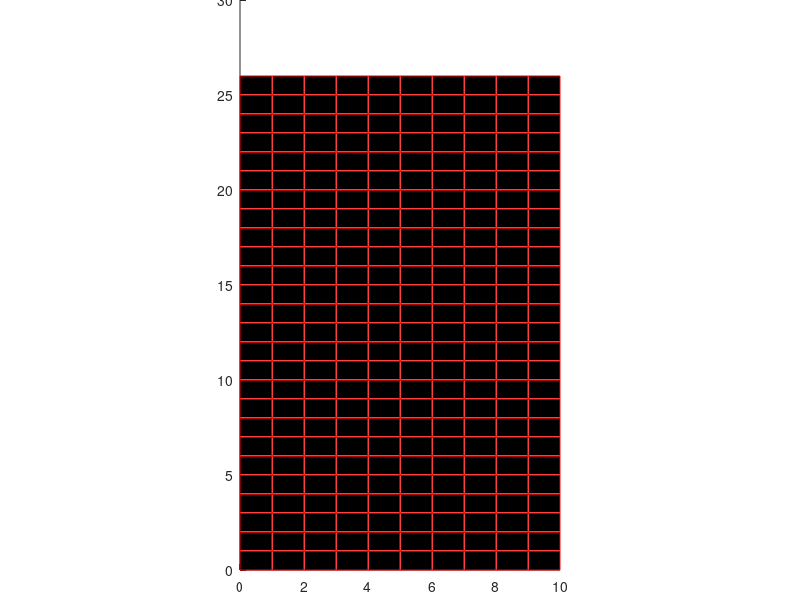

The MATLAB script that drew this image: (Note: this script raises an error after producing the figure.)
function tetris_build
global gravity
global summoning
global new_gravity
global old_gravity
global score

    tetris_figure = figure('units', 'normalized', 'outerposition', [0.3 0.05 0.5 0.95],'numbertitle','off','name','Tetris', 'menubar', 'none','Color','w','KeyPressFcn',@control,'KeyReleaseFcn',@slow_down,'CloseRequestFcn',@exit_game);
    tetris_axis = axes('units','normalized','position',[0.3 0.05 0.4 0.95]);
    board_length = 10;
    board_height = 26;
    board_area = 240;
    square_size = 1;
    score = 0;
    for i = 1:board_length
        for j = 1:board_height
            tetris_board(i,j) = rectangle('Position',[i-1 j-1 square_size square_size],'FaceColor','k','EdgeColor','r','UserData','no');
        end
    end
    for i = 1:board_length
        for j = 25:26
            tetris_board(i,j).FaceColor = tetris_figure.Color;
            tetris_board(i,j).EdgeColor = tetris_figure.Color;
        end
    end
    tetris_axis.YLim = [0 board_height];
    tetris_axis.XLim = [0 board_length];
    tetris_axis.XAxis.Visible = 'off';
    tetris_axis.YAxis.Visible = 'off';
    
    gravity = 3;
    new_gravity = 20;
    old_gravity = 3;
    shapes{1} = [4 5 5 6;26 26 25 25]; % Z shape
    shapes{2} = [4 5 5 6;25 25 26 26]; % reversed Z shape
    shapes{3} = [4 5 5 6;26 25 26 26]; % T shape
    shapes{4} = [5 5 5 5;26 25 24 23]; % line
    shapes{5} = [4 4 5 6;26 25 25 25]; % reversed L shape
    shapes{6} = [4 5 6 6;25 25 25 26]; % L shape
    shapes{7} = [5 5 6 6;25 26 25 26]; % square
    summoning = 1;
    
    while gravity > 0
        if summoning
            choosing_shape = randi(7);
% choosing_shape = 4;
            a_shape = shapes{choosing_shape};
            for k = 1:4
                tetris_board(a_shape(1,k),a_shape(2,k)).FaceColor = 'w';
                tetris_board(a_shape(1,k),a_shape(2,k)).UserData = 'yes';
            end
        end
        summoning = 0;
        fall(a_shape);
        if ~summoning
            for k = 1:4
                a_shape(2,k) = a_shape(2,k)-1;
            end
            pause(1/gravity);
        end       
    end
    
    function fall(falling_shape)
        falling_counter = 0;
        for k = 1:4
            if falling_shape(2,k)-1 ~= 0 && ~strcmp(tetris_board(falling_shape(1,k),falling_shape(2,k)-1).UserData,'ground') 
                falling_counter = falling_counter+1;
                if falling_counter == 4
                    for l = 1:4
                        if falling_shape(2,l) < 25
                            tetris_board(falling_shape(1,l),falling_shape(2,l)).FaceColor = 'k';
                            tetris_board(falling_shape(1,l),falling_shape(2,l)).UserData = 'no';
                        end
                    end
                    for l = 1:4
                        tetris_board(falling_shape(1,l),falling_shape(2,l)-1).FaceColor = 'w';
                        tetris_board(falling_shape(1,l),falling_shape(2,l)-1).UserData = 'yes';
                    end
                end
            end
        end
        if falling_counter < 4
            for l = 1:4
                tetris_board(falling_shape(1,l),falling_shape(2,l)).FaceColor = 'y';
                tetris_board(falling_shape(1,l),falling_shape(2,l)).UserData = 'ground';
            end
            summoning = 1;
            delete_bottom();
        end   
    end
    
    function delete_bottom(~,~)
        row_counter = 0;
        deleted_row = [];
        for j = 1:board_height-2
            for i = 1:board_length
                if tetris_board(i,j).FaceColor == [1 1 0]
                    row_counter = row_counter + 1;
                end
            end
            if row_counter == 10
                for k = 1:board_length
                    tetris_board(k,j).FaceColor = 'k';
                    tetris_board(k,j).UserData = 'no';
                end
                deleted_row(end+1) = j;
            end
            row_counter = 0;
        end
        while ~isempty(deleted_row)
            for i = 1:board_length
                for j = deleted_row(1):board_height-3
                    tetris_board(i,j).FaceColor = tetris_board(i,j+1).FaceColor;
                    tetris_board(i,j).UserData = tetris_board(i,j+1).UserData;
                end
            end
            deleted_row(1) = [];
            deleted_row = deleted_row - 1;
        end
    end
    
    function control(hObject,~)
        current_key = get(hObject,'CurrentKey'); %leftarrow rightarrow downarrow space
        if strcmp(current_key,'leftarrow')
            move_left();
        elseif strcmp(current_key,'rightarrow')
            move_right();
        elseif strcmp(current_key,'downarrow')
            accelerate();
        elseif strcmp(current_key,'a') || strcmp(current_key,'d')
            turn_90(current_key);
        end
    end
    
    function move_left(~,~)
        moving_counter = 0;
        for k = 1:4
            if a_shape(1,k)-1 ~= 0 && ~strcmp(tetris_board(a_shape(1,k)-1,a_shape(2,k)).UserData,'ground') 
                moving_counter = moving_counter+1;
                if moving_counter == 4
                    for l = 1:4
                        tetris_board(a_shape(1,l),a_shape(2,l)).FaceColor = 'k';
                        tetris_board(a_shape(1,l),a_shape(2,l)).UserData = 'no';
                    end
                    for l = 1:4
                        tetris_board(a_shape(1,l)-1,a_shape(2,l)).FaceColor = 'w';
                        tetris_board(a_shape(1,l)-1,a_shape(2,l)).UserData = 'yes';
                        a_shape(1,l) = a_shape(1,l)-1;
                    end              
                end
            end
        end
    end

    function move_right(~,~)
        moving_counter = 0;
        for k = 1:4
            if a_shape(1,k)+1 ~= 11 && ~strcmp(tetris_board(a_shape(1,k)+1,a_shape(2,k)).UserData,'ground') 
                moving_counter = moving_counter+1;
                if moving_counter == 4
                    for l = 1:4
                        tetris_board(a_shape(1,l),a_shape(2,l)).FaceColor = 'k';
                        tetris_board(a_shape(1,l),a_shape(2,l)).UserData = 'no';
                    end
                    for l = 1:4
                        tetris_board(a_shape(1,l)+1,a_shape(2,l)).FaceColor = 'w';
                        tetris_board(a_shape(1,l)+1,a_shape(2,l)).UserData = 'yes';
                        a_shape(1,l) = a_shape(1,l)+1;
                    end              
                end
            end
        end
    end

    function accelerate(~,~)
        gravity = new_gravity;
    end
    
    function slow_down(hObject,~)
        if strcmp(get(hObject,'CurrentKey'),'downarrow')
            gravity = old_gravity;
        end
    end

    function turn_90(key)
        if choosing_shape ~= 7
            center = a_shape(:,2);
            for k = 1:4
                a_new_shape(1,k) = a_shape(1,k) - center(1,1); 
                a_new_shape(2,k) = a_shape(2,k) - center(2,1);
                tetris_board(a_shape(1,k),a_shape(2,k)).FaceColor = 'k';
                tetris_board(a_shape(1,k),a_shape(2,k)).UserData = 'no';
            end
            for k = 1:4
                if strcmp(key,'a')
                    rotated(1,k) = -a_new_shape(2,k); % x' = xcosf - ysinf
                    rotated(2,k) = a_new_shape(1,k); % y' = xsinf + ycosf
                else
                    rotated(1,k) = a_new_shape(2,k);
                    rotated(2,k) = -a_new_shape(1,k);
                end
            end
            for k = 1:4
                a_new_shape(1,k) = rotated(1,k) + center(1,1);
                a_new_shape(2,k) = rotated(2,k) + center(2,1);
            end
            a_new_shape = fix(a_new_shape); % for not going out of the board or replacing already fallen blocks
            for k = 1:4
                a_shape(1,k) = a_new_shape(1,k);
                a_shape(2,k) = a_new_shape(2,k);
                tetris_board(a_shape(1,k),a_shape(2,k)).FaceColor = 'w';
                tetris_board(a_shape(1,k),a_shape(2,k)).UserData = 'yes';
            end
        end
    end

    function fixed_shape = fix(fixing_shape)
        check_fix_left = false;
        check_fix_right = false;
        %%%%%%%%%%%%% TOOOOO HARD
        for k = 1:4
            if fixing_shape(1,k) < 1 || strcmp(tetris_board(fixing_shape(1,k),fixing_shape(2,k).UserData),'ground')
                fixing_shape(1,:) = fixing_shape(1,:) + 1;
                check_fix_left = true;
            end
        end
        for k = 1:4
            if fixing_shape(1,k) > 10 || strcmp(tetris_board(fixing_shape(1,k),fixing_shape(2,k).UserData),'ground')
                fixing_shape(1,:) = fixing_shape(1,:) - 1;
                check_fix_left = true;
            end
        end
        fixed_shape = fixing_shape;
    end


%     function fixed_shape = fix(fixing_shape)
%         for k = 1:4
%             if fixing_shape(1,k) < 1 || fixing_shape(1,k) > 10 || fixing_shape(2,k) < 1
% %             if strcmp(tetris_board(fixing_shape(1,k),fixing_shape(2,k)).UserData,'ground') || fixing_shape(1,k) < 1 || fixing_shape(1,k) > 10 || fixing_shape(2,k) < 1    
%                 fixing_shape = check_fixing_direction(fixing_shape(1,k),fixing_shape(2,k),fixing_shape);
%             end
%         end
%         fixed_shape = fixing_shape;
%     end
%     
%     function check_fixing_shape = check_fixing_direction(fix_x,fix_y,check_fixing_shape)
%         if fix_x == max(check_fixing_shape(1,k))
%             check_fixing_shape(1,:) = check_fixing_shape(1,:)-1;
%         elseif fix_x == min(check_fixing_shape(1,k))
%             check_fixing_shape(1,:) = check_fixing_shape(1,:)+1;
%         end
%         if fix_y == max(check_fixing_shape(2,k))
%             check_fixing_shape(2,:) = check_fixing_shape(2,:)-1;
%         elseif fix_y == min(check_fixing_shape(2,k))
%             check_fixing_shape(2,:) = check_fixing_shape(2,:)+1;
%         end        
%     end

    function exit_game(~,~)
        delete(tetris_figure)
        close all
    end
end